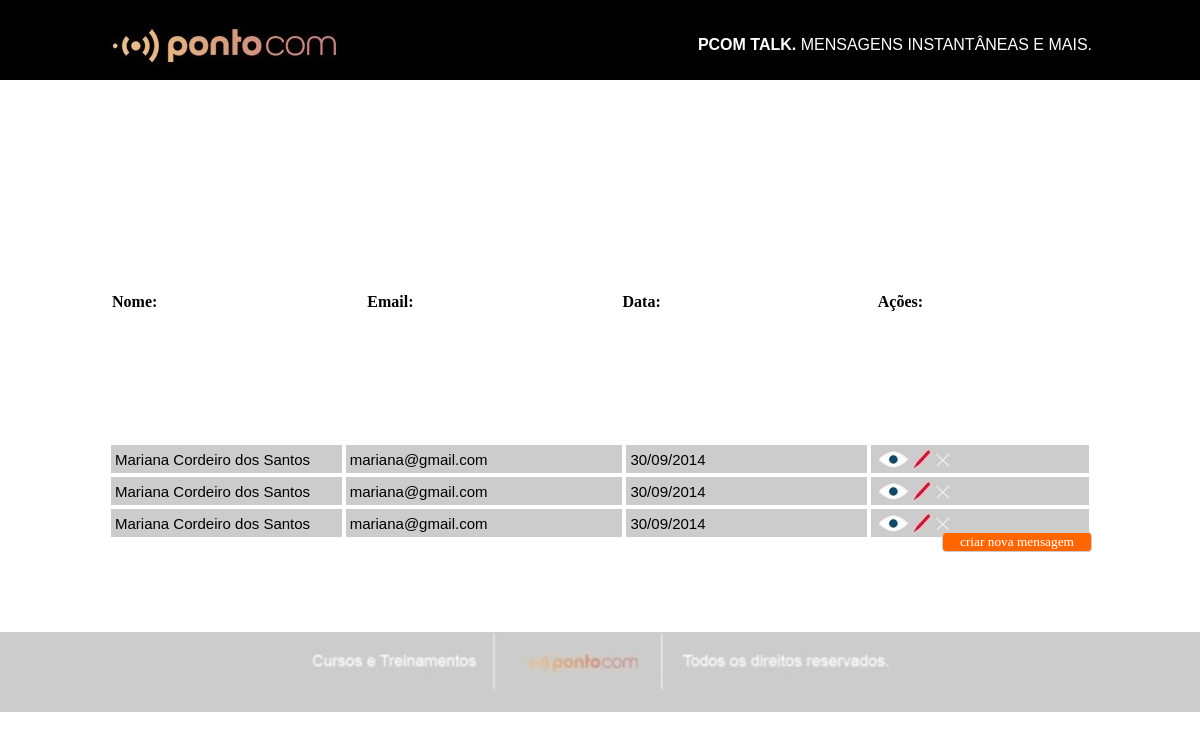
Page /painel.php (signed in) on the committed database.
### tables this page shows
CREATE TABLE IF NOT EXISTS `dados` (
  `id_msg` int(11) NOT NULL AUTO_INCREMENT,
  `id_usuario` int(11) NOT NULL,
  `nome` varchar(60) NOT NULL,
  `email` varchar(60) NOT NULL,
  `data` date NOT NULL,
  `mensagem` text NOT NULL,
  PRIMARY KEY (`id_msg`),
  KEY `id_usuario` (`id_usuario`)
);

CREATE TABLE IF NOT EXISTS `usuarios` (
  `id_login` int(11) NOT NULL AUTO_INCREMENT,
  `nome` varchar(60) NOT NULL,
  `email` varchar(60) NOT NULL,
  `usuario` varchar(60) NOT NULL,
  `senha` varchar(60) NOT NULL,
  PRIMARY KEY (`id_login`)
);

### painel.php (the view, shortened to what this page needs)
<?php
	if (!isset($_SESSION['user_session']) && (!isset($_SESSION['pwd_session']))) {
		header("Location: index.php");
	}else{
?>
<html>
<head>
	<link rel = "stylesheet" type = "text/css" href = "stylePainel.css">
</head>
<body>
	<div id = "topoInterno"><img id = "img1" src = "logo.jpg"><p id = "text2"><b>PCOM TALK.</b> MENSAGENS INSTANTÂNEAS E MAIS.</p></div>
	<div id = "tabela">
		<form method = "post">
				<?php
					$sql = "SELECT usuarios.nome, usuarios.email, dados.id_msg, dados.data FROM dados LEFT JOIN usuarios ON usuarios.id_login = dados.id_usuario WHERE dados.id_usuario = '$_SESSION[id_session]' ORDER BY dados.data DESC";
					$res = mysql_query($sql) or die($sql."<br/><br/>".mysql_error());
				?>
				<table id = 'listar_table'>
					<thead>
						<tr>
							<th>Nome:</th>
							<th>Email:</th>
							<th>Data:</th>
							<th>Ações:</th>
						</tr>
					</thead>
				</table>
				<div class = "scrollContainer">
				<table>
				<?php while ($sql = mysql_fetch_array($res)) {?>
						<tbody>
							<tr>
								<td><?php echo $nome = $sql['nome']; ?></td>
								<td><?php echo $email = $sql['email']; ?></td>
								<td><?php echo $data = date("d/m/Y", strtotime($sql["data"])); ?></td>
								<td>
									<?php echo "<a href='visualizar.php?id=$sql[id_msg]'><img title='Visualizar' src = 'bt_visualizar.jpg'></a>";
										echo "<a href='editar.php?id=$sql[id_msg]'><img title='Editar' src = 'bt_editar.jpg'></a>";
										echo "<a href='delete.php?id=$sql[id_msg]'><img title='Deletar' src = 'bt_excluir.jpg' onclick='return deleta();'></a>"; ?>
								</td>
							</tr>
						</tbody>
				<?php }if(empty($user) && empty($email) && empty($data)) {
							echo "<p style = 'text-align: center; font-family: Cursive;'>Caixa de mensagens vazia!</p>";
					}?>
				</table>
				</div>
		</form>
	</div>
	<div style = "text-align: right; width: 984; margin: 0 auto;"><tr>
		<td><a href = "novamsg.php"><input type = "button" value = "criar nova mensagem" id = "btn"/></a></td>
	</tr></div>
	<div id = "rodape"><img id = "img2" src = "rodape.jpg"></div>
</body>
</html>
<?php } ?>

### stylePainel.css (style rules this page uses)
body { font-family: "Arial"; margin: 0; padding: 0; }
th { text-align: left; font-family: Cursive; width: 200px; height: 30px; }
td { width: 445px; height: 30px; text-align: left; border: 1px solid #fff; background-color: #ccc; padding: 4px; font-size: 15px; }
#tabela { width: 984px; height: 320px; margin: 150 auto; border-collapse:collapse; }
#listar_table { width: 1025px; height: 280px; border: 1px solid #fff; margin: 0 auto; }
.scrollContainer { width: 984px; height: 280px; overflow: auto; }
#btn { width: 150px; background-color: #ff6600; border-radius: 4px; border: 1px solid #ccc; font-family: Cursive; color: #fff; margin-top: -100px; text-decoration:none; }
#img1 { text-align: left; margin: 10 auto; }
#img2 { display: block; margin-left: auto; margin-right: auto; }
#topoInterno { width: 984px; height: 68px; background-color: #000; margin: -68 auto; }
#rodape { width: 100%; height: 10%; background-color: #ccc; margin: 0 auto; display: block; }
#text2 { color: #fff; text-align: right; margin: -40 auto; font-size: 16px; }

### rows in the picture
dados: id_usuario.nome "Mariana Cordeiro dos Santos", id_usuario.email "mariana@gmail.com", data "30/09/2014"
dados: id_usuario.nome "Mariana Cordeiro dos Santos", id_usuario.email "mariana@gmail.com", data "30/09/2014"
dados: id_usuario.nome "Mariana Cordeiro dos Santos", id_usuario.email "mariana@gmail.com", data "30/09/2014"
